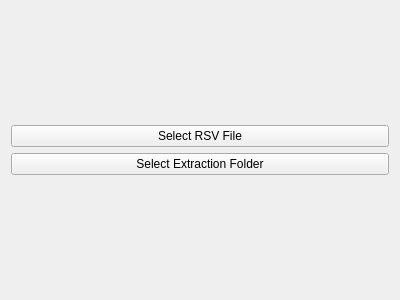
<?xml version="1.0" encoding="UTF-8"?>
<ui version="4.0">
 <class>RSVUnpacker</class>
 <widget class="QWidget" name="RSVUnpacker">
  <property name="geometry">
   <rect>
    <x>0</x>
    <y>0</y>
    <width>400</width>
    <height>300</height>
   </rect>
  </property>
  <property name="windowTitle">
   <string>Form</string>
  </property>
  <layout class="QGridLayout" name="gridLayout">
   <item row="0" column="0">
    <spacer name="verticalSpacer">
     <property name="orientation">
      <enum>Qt::Vertical</enum>
     </property>
     <property name="sizeHint" stdset="0">
      <size>
       <width>20</width>
       <height>108</height>
      </size>
     </property>
    </spacer>
   </item>
   <item row="1" column="0">
    <widget class="QPushButton" name="selRSV">
     <property name="text">
      <string>Select RSV File</string>
     </property>
    </widget>
   </item>
   <item row="2" column="0">
    <widget class="QPushButton" name="selExtractFolder">
     <property name="text">
      <string>Select Extraction Folder</string>
     </property>
    </widget>
   </item>
   <item row="3" column="0">
    <spacer name="verticalSpacer_2">
     <property name="orientation">
      <enum>Qt::Vertical</enum>
     </property>
     <property name="sizeHint" stdset="0">
      <size>
       <width>20</width>
       <height>108</height>
      </size>
     </property>
    </spacer>
   </item>
  </layout>
 </widget>
 <resources/>
 <connections/>
</ui>
